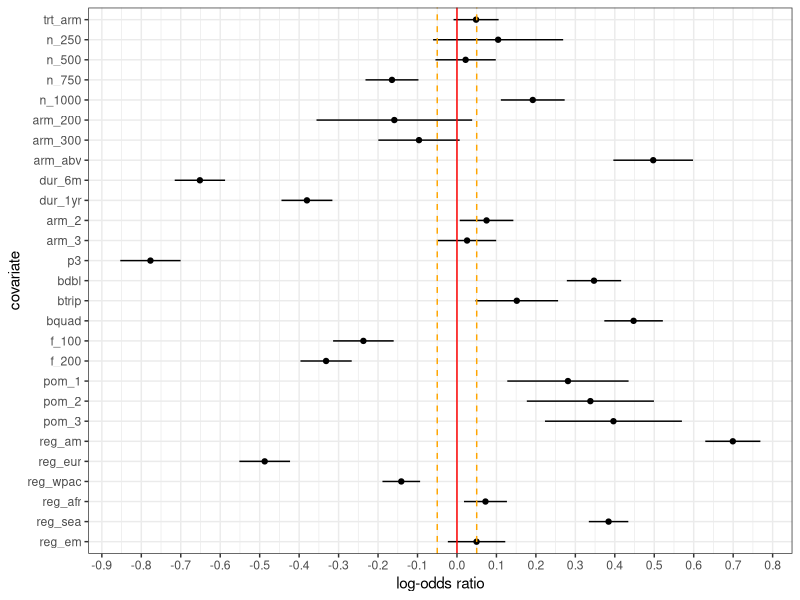

Write the R code that produced this figure. (Note: this script raises an error after producing the figure.)

rm(list = ls())
gc()

options(scipen = 999)

library(tidyverse)
library(broom)

# Import
a_imp_df <- read_csv("processed_data/data_both_models.csv")
glimpse(a_imp_df)

# Format, incl treatment type swapped (0 - placebo, 1 - active)
a_imp_fmt <- a_imp_df %>% 
  mutate(
    trttype = if_else(trttype == 1, 0, 1),
    across(male:hba1c, ~ as.numeric(scale(.)) * 0.1),
    across(n_250:reg_em, ~ as.integer(.))
  )

# Design-stage -----------------------------------------------------------------

# Remove perfectly collinear variables
b_design <- a_imp_df %>%
  select(-c(male:hba1c, n_abv, arm_100, dur_abv, arm_4, p4, bol, f_abv, pom_abv))

# Vector for formula and covariates (25 covariates)
b_rhs <- paste0(names(b_design[c(9:34)]), collapse = " + ")
b_formula <- as.formula(paste("cbind(arm_n_attr, arm_n_compl) ~ trttype + ", b_rhs))

# Include adjustment by treatment type
b_fit <- glm(b_formula, data = b_design, family = "binomial")
summary(b_fit)

# Plot coefficients and limits
b_res <- broom::tidy(b_fit) %>% 
  mutate(
    p.value = round(p.value, 3),
    lci = estimate - 1.96 * std.error,
    uci = estimate + 1.96 * std.error
  )

plot_b_res <- b_res %>% 
  filter(!grepl("Intercept", term)) %>% 
  mutate(
    term = if_else(term == "trttype", "trt_arm", term),
    term = factor(
      term,
      levels = c("trt_arm", "n_250", "n_500", "n_750", "n_1000",
                 "arm_200", "arm_300", "arm_abv", 
                 "dur_6m", "dur_1yr", "arm_2", "arm_3",
                 "p3", "bdbl", "btrip", "bquad",
                 "f_100", "f_200", "pom_1", "pom_2", "pom_3",
                 "reg_am", "reg_eur", "reg_wpac", "reg_afr",
                 "reg_sea", "reg_em")
    )
  ) %>% 
  ggplot(aes(x = fct_rev(term), y = estimate, ymin = lci, ymax = uci)) +
  geom_point() +
  geom_linerange(position = position_dodge(width = 0.5)) +
  geom_hline(yintercept = 0, colour = "red") +
  geom_hline(yintercept = 0.05, colour = "orange", linetype = "dashed") +
  geom_hline(yintercept = -0.05, colour = "orange", linetype = "dashed") +
  theme_bw() +
  coord_flip() +
  scale_y_continuous(n.breaks = 20) +
  labs(y = "log-odds ratio", x = "covariate")

ggsave(
  "outputs/logreg_validation.png",
  plot_b_res,
  width = 8,
  height = 8,
  units = "in"
)

# Nest by treatment type, fit models
b_nest <- b_design %>% 
  group_by(trttype) %>% 
  nest() %>% 
  mutate(
    mdl = map(data, ~ glm(b_formula, data = .x, family = "binomial"))
  )

# Get outputs
summary(b_nest$mdl[[1]])
summary(b_nest$mdl[[2]])

c_outputs <- b_nest %>% 
  mutate(
    res = map(mdl, ~ broom::tidy(.x)),
    diag = map(mdl, ~ broom::glance(.x)),
    vcov = map(mdl, ~ vcov(.x))
  )

c_res <- c_outputs %>% 
  select(trttype, res) %>% 
  unnest(res) %>% 
  mutate(
    p.value = round(p.value, 3),
    lci = estimate - 1.96 * std.error,
    uci = estimate + 1.96 * std.error
  )

# Plot
c_plot_res <- c_res %>% 
  filter(!grepl("Intercept", term) & p.value < 0.05) %>% 
  mutate(trttype = as.factor(trttype)) %>% 
  ggplot(aes(x = trttype, y = estimate, ymin = lci, ymax = uci)) +
  geom_point() +
  geom_linerange(position = position_dodge(width = 0.5)) +
  geom_hline(yintercept = 0, colour = "red") +
  facet_wrap(~ term, scales = "free") +
  theme_bw() +
  coord_flip()

c_plot_res

# Trial submodel ---------------------------------------------------------------
